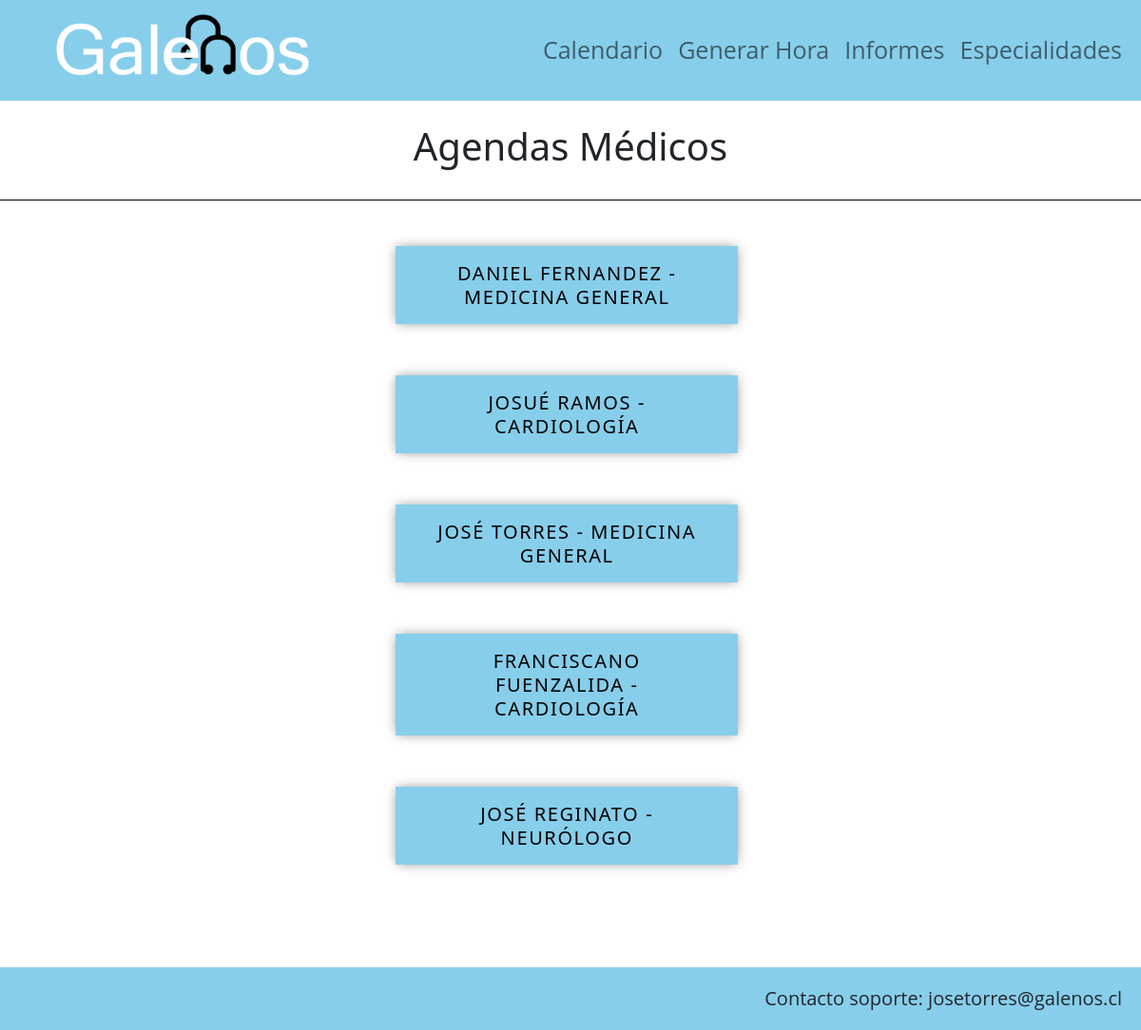
Page /lista_medico on the committed database.
### AppGalenos/models.py (models this page shows, shortened)
class Medico(models.Model):
        rut = models.IntegerField()
        dVerificador = models.CharField(max_length=1)
        primerNombre = models.CharField(max_length=20)
        segundoNombre = models.CharField(max_length=20)
        primerApellido = models.CharField(max_length=20)
        segundoApellido = models.CharField(max_length=20)
        edad = models.IntegerField()
        direccion = models.CharField(max_length=100)
        sexo = models.CharField(max_length=10)
        telefono = models.IntegerField()
        fechaNacimiento = models.DateField()
        correo = models.CharField(max_length=70)
        tipoContrato = models.CharField(max_length=20)
        sueldo = models.IntegerField()
        sucursal = models.CharField(max_length=60)
        especialidad = models.ForeignKey(Especialidad, on_delete=models.PROTECT)

class Especialidad(models.Model):
        descripcion = models.CharField(max_length=100)
        def __str__(self):
            return self.descripcion

### AppGalenos/views.py (the view)
# urls.py: path('lista_medico', views.lista_medico, name="lista_medico"),
def lista_medico(request):
    medicos = Medico.objects.all()
    return render(request, "lista_medico.html", {'medicos':medicos})

### AppGalenos/templates/lista_medico.html (shortened to what this page needs)
{% extends 'base.html' %}
{% load static %}
{% block css %}
<link rel="stylesheet" href="{% static 'css/listar_medico.css' %}">
{% endblock %}
{% block contenido %}
<br>
<h2>Agendas Médicos</h2>
<br>
<div class="line"></div>
<br>
<br>
{% for m in medicos %}
<div class="flex-container">
    <a class="button" id="button" href="{% url 'listar_hora' m.id%}">{{ m.primerNombre }} {{ m.primerApellido }} - {{m.especialidad}}</a>
</div>
<br>
<br>
{% endfor %}
<br>
<br><br><br><br>
{% endblock %}

### AppGalenos/static/css/listar_medico.css (style rules this page uses)
.button { padding: 16px 42px; box-shadow: 0px 0px 12px -2px rgba(0,0,0,0.5); line-height: 1.25; background: skyblue; text-decoration: none; color: black; font-size: 20px; letter-spacing: .08em; text-transform: uppercase; position: relative; transition: background-color .6s ease; overflow: hidden; outline: none; display: inline-block; width: 30%; margin-right: 0.625%; text-align: center; }
h2 { text-align: center; font-size:40px; }
.flex-container { text-align: center; }
.line { background-color:black; height:1px; width:100%; }

### AppGalenos/static/css/base.css (style rules this page uses)
* { margin: 0; padding: 0; max-width: 100%; max-height: 100%; }
html { min-height: 100%; position: relative; }
body { margin: 0; margin-bottom: 40px; min-height: 100%; }

### rows in the picture
Medico: primerNombre "DANIEL", primerApellido "FERNANDEZ", especialidad "MEDICINA GENERAL"
Medico: primerNombre "JOSUÉ", primerApellido "RAMOS", especialidad "CARDIOLOGÍA"
Medico: primerNombre "JOSÉ", primerApellido "TORRES", especialidad "MEDICINA GENERAL"
Medico: primerNombre "FRANCISCANO", primerApellido "FUENZALIDA", especialidad "CARDIOLOGÍA"
Medico: primerNombre "JOSÉ", primerApellido "REGINATO", especialidad "NEURÓLOGO"
